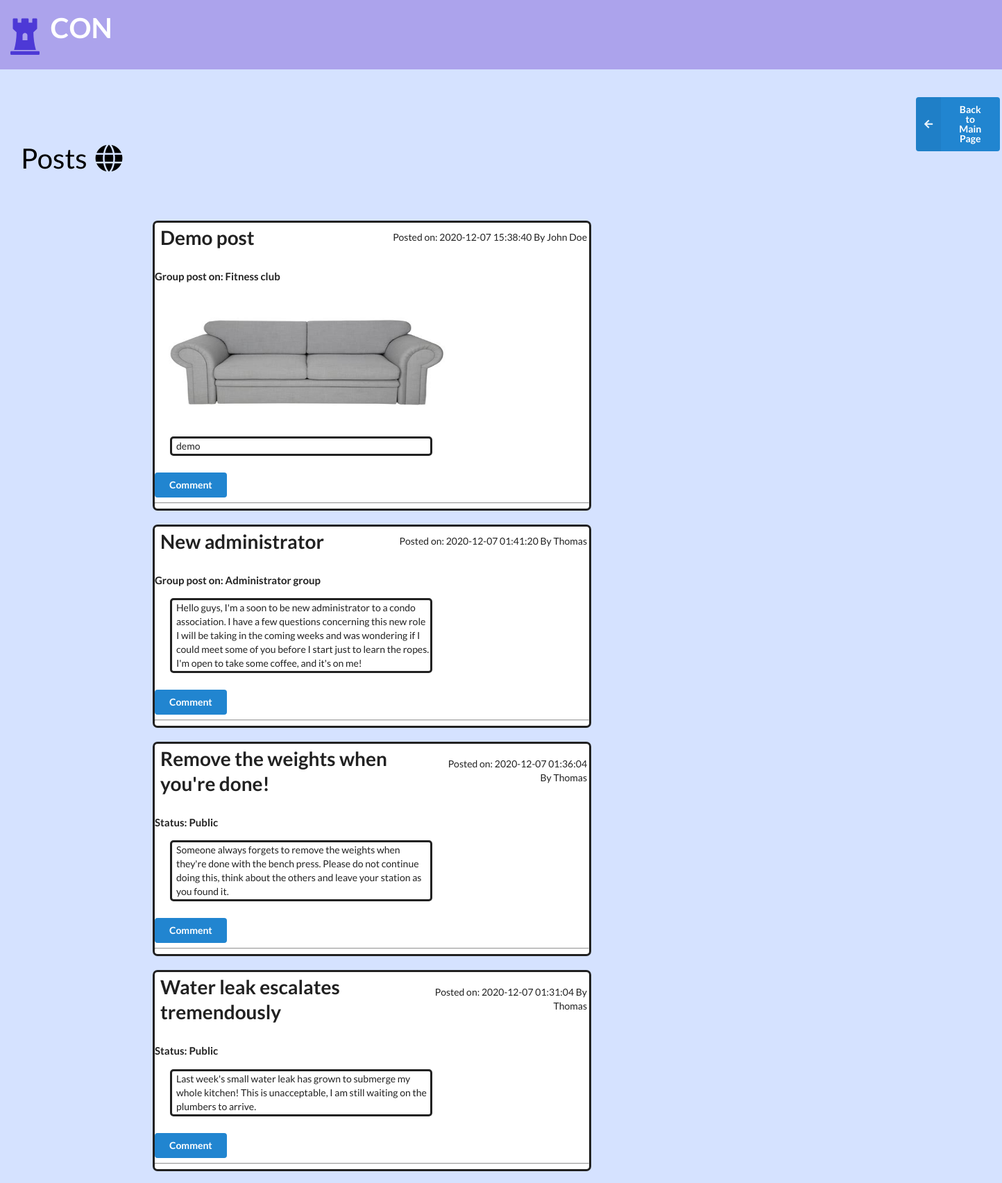
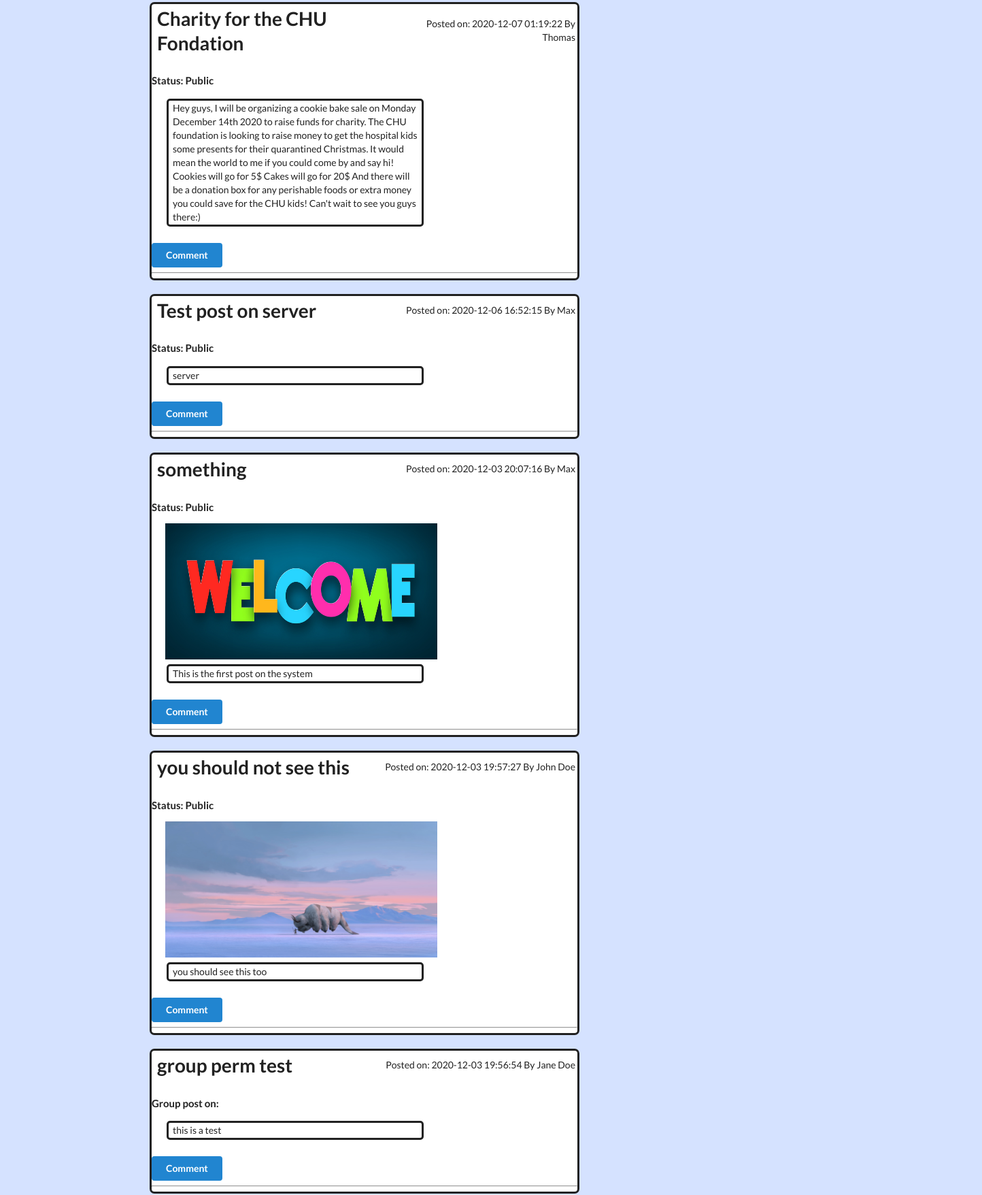
/lib/view_post.php (signed in, upper part), run on the app's committed database (2 pictures, top to bottom).
### tables this page shows
CREATE TABLE `post` (
                        `postID` int NOT NULL AUTO_INCREMENT,
                        `userID` int DEFAULT NULL,
                        `groupID` int DEFAULT NULL,
                        `img` varchar(100) DEFAULT NULL,
                        `title` varchar(100) DEFAULT NULL,
                        `body` text,
                        `timestamp` timestamp NOT NULL DEFAULT CURRENT_TIMESTAMP ON UPDATE CURRENT_TIMESTAMP,
                        `perm` varchar(10) DEFAULT NULL,
                        PRIMARY KEY (`postID`)
);

CREATE TABLE `Users` (
                         `userID` int NOT NULL AUTO_INCREMENT,
                         `name` varchar(100) DEFAULT NULL,
                         `password` varchar(100) DEFAULT NULL,
                         `email` varchar(100) DEFAULT NULL,
                         `primary_address` varchar(100) DEFAULT NULL,
                         `administrator` tinyint(1) DEFAULT NULL,
                         `status` varchar(100) DEFAULT NULL,
                         `condoAssociationID` int DEFAULT NULL,
                         `condoClassification` varchar(100) DEFAULT NULL,
                         PRIMARY KEY (`userID`),
                         KEY `condoAssociationID` (`condoAssociationID`),
                         CONSTRAINT `Users_ibfk_1` FOREIGN KEY (`condoAssociationID`) REFERENCES `condoAssociations` (`condoAssociationID`) ON DELETE CASCADE
);

CREATE TABLE `groups` (
                          `groupID` int NOT NULL AUTO_INCREMENT,
                          `name` varchar(50) DEFAULT NULL,
                          `description` varchar(200) DEFAULT NULL,
                          `owner` int DEFAULT NULL,
                          PRIMARY KEY (`groupID`),
                          KEY `owner` (`owner`),
                          CONSTRAINT `groups_ibfk_1` FOREIGN KEY (`owner`) REFERENCES `Users` (`userID`)
);

### lib/view_post.php (the view, shortened to what this page needs)
<?php
require("config.php");
?>
<!DOCTYPE html>
<html lang="en">
<head>
    <link rel="stylesheet" href="https://cdnjs.cloudflare.com/ajax/libs/semantic-ui/2.4.1/semantic.min.css">
</head>
<body style="background-color: #d5e2ff;">
<div style = "background-color:#aca3ec; height:100px; color:#4D39D6; padding:3px;"><b><br><i class="huge chess rook icon"></i></b><b align="middle" style="margin-bottom:10px; color:white; font-size:40px;">CON</b></div>
<br>
<br>
<div align="right">
    <button style="margin-left:1320px" class="ui blue left labeled icon button" type="submit" name="back" onclick="window.location.href='welcome.php';">
        <i class="left arrow icon"></i>
        Back to Main Page
    </button>
</div>
<div>
    <a style="margin:30px; font-size: 40px; color:black;" class="item">
        Posts <i class="globe icon"></i>
    </a>
</div>
<br><br><br>
<div style=' margin-left: 180px;'>
    <?php
    if(isset($_POST['post_group'])){
        $sql = "SELECT * FROM post WHERE groupID=" .$_POST['post_group'] . " ORDER BY timestamp DESC;";
        $result = mysqli_query($db, $sql);
    }
    else {
        $sql = "SELECT * FROM post WHERE ((perm='public') or (perm='Ad') or(perm='private' and userID=" . $_SESSION['ID'] . ") or" .
            "(perm='group' and groupID in(select gID from group_membership where uID=" . $_SESSION['ID'] . "))) ORDER BY timestamp DESC;";
        $result = mysqli_query($db, $sql);
    }
    while($temp = mysqli_fetch_array($result)){
        echo "<div  style='background-color: white; margin-left:40px; border: solid; border-radius: 7px; width:50%;'>";
            $sql = "SELECT name FROM Users x WHERE x.userID =" . $temp['userID'];
            $x = mysqli_query($db,$sql);
            $poster = mysqli_fetch_array($x);
            $sql = "SELECT name FROM `groups` g, post p WHERE (p.postID =". $temp['postID'] . " and p.groupID = g.groupID)";
            $y = mysqli_query($db, $sql);
            $nameOfGroup = mysqli_fetch_array($y);
            echo "<table style='width: 100%'><tr><td><h1 style='margin-left:5px; font-weight: bold'>" . $temp['title']."</h1></td>";
            echo "<td><p align='right'> Posted on: " . $temp['timestamp'] ." By " . $poster['name'] . "</p></td></tr></table>";
            if($temp['perm'] == "public"){
                echo "<h4 style='left-margin:10px;'> Status: Public</h4>";
            }
            elseif ($temp['perm'] == "private"){
                echo "<h4 style='left-margin:10px;'> Status: Private</h4>";
            }
            elseif($temp['perm'] == "Ad"){
                echo "<h4 style='left-margin:10px;'> Status: Ad</h4>";
            }
            else{
                echo "<h4 style='left-margin:10px;'> Group post on: " . $nameOfGroup['name'] . "</h4>";
            }
            echo "<table style='width: 61%; margin-left: 20px;'><col style='width: 40%;'><tr><td style='border-radius: 5px; margin-left: 20px; border: solid;'><p style='margin-left: 5px;' align='top-left'>" . $temp['body'] . "</p></td></tr>";
            echo "<tr><img style='margin-left: 20px;' src=". $temp['img'] . " onerror='this.onerror=null; this.remove();' height='200px'; width='400px'> </tr></table><br>";
            echo "<form style='left-margin:300px;' action='../comment_page.php' method='post' id='commentForm'>";
            echo "<input style='left-margin:300px;' class='ui blue button' type='submit' name='comment' value='Comment'/>";
            echo "</form>";
            echo "<hr>";
        echo "</div><br>";
    }
    ?>
</div>
</body>
</html>

### data on the page
post: title "Demo post", timestamp "2020-12-07 15:38:40", userID.name "John Doe", groupID.name "Fitness club", body "demo", img (picture)
post: title "New administrator", timestamp "2020-12-07 01:41:20", userID.name "Thomas", groupID.name "Administrator group", body "Hello guys, I'm a soon to be new administrator to a condo association. I have a few questions concerning this new role I will be taking in the coming weeks and was wondering if I could meet some of you before I start just to learn the ropes. I'm open to take some coffee, and it's on me!"
post: title "Remove the weights when you're done!", timestamp "2020-12-07 01:36:04", userID.name "Thomas", perm "Status: Public", body "Someone always forgets to remove the weights when they're done with the bench press. Please do not continue doing this, think about the others and leave your station as you found it."
post: title "Water leak escalates tremendously", timestamp "2020-12-07 01:31:04", userID.name "Thomas", perm "Status: Public", body "Last week's small water leak has grown to submerge my whole kitchen! This is unacceptable, I am still waiting on the plumbers to arrive."
post: title "Charity for the CHU Fondation", timestamp "2020-12-07 01:19:22", userID.name "Thomas", perm "Status: Public", body "Hey guys, I will be organizing a cookie bake sale on Monday December 14th 2020 to raise funds for charity. The CHU foundation is looking to raise money to get the hospital kids some presents for their quarantined Christmas. It would mean the world to me if you could come by and say hi! Cookies will go for 5$ Cakes will go for 20$ And there will be a donation box for any perishable foods or extra money you could save for the CHU kids! Can't wait to see you guys there:)"
post: title "Test post on server", timestamp "2020-12-06 16:52:15", userID.name "Max", perm "Status: Public", body "server"
post: title "something", timestamp "2020-12-03 20:07:16", userID.name "Max", perm "Status: Public", body "This is the first post on the system", img (picture)
post: title "you should not see this", timestamp "2020-12-03 19:57:27", userID.name "John Doe", perm "Status: Public", body "you should see this too", img (picture)
post: title "group perm test", timestamp "2020-12-03 19:56:54", userID.name "Jane Doe", body "this is a test"
